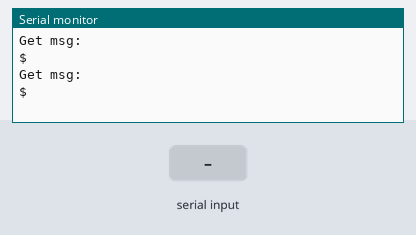
Recording of a sketch running on a simulated ESP32. On the bench: the last lines printed to the serial monitor. Inputs (shaded band) come from the test bench.

Above: at 1.8 s.
1.9 s: "1" received over the second serial link
At 2.8 s:
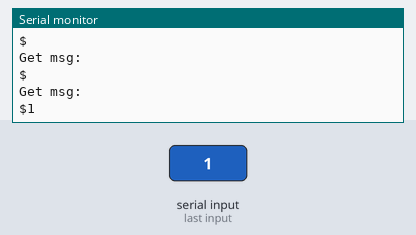
3.4 s: "0" received over the second serial link
At 4.3 s:
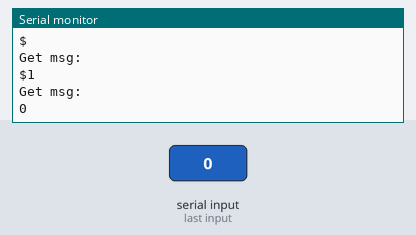
5.5 s: "2" received over the second serial link
At 7.1 s:
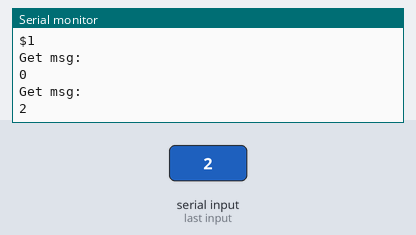

The sketch:

GPS.ino
```cpp
/*
输出解析后的坐标：121.417381287,31.028057098
*/

#include <TinyGPS++.h>
#include <SoftwareSerial.h>


//GPS接入串口2（16，17）
TinyGPSPlus gps;
// 软串口，用于NB模块的通信
SoftwareSerial mySerial(36, 33); // RX, TX

float latitude;
float longitude;
float last_latitude;
float last_longitude;
//设备ID
String name = "001";

//处理NB模块通过串口发来的信息
String get_msg(){
  String str;
  while(mySerial.available())
    {
      str += char(mySerial.read());
      delayMicroseconds(1100);;
    }

  if(str.length()!=0){
      Serial.println("Get msg: \n" + str);
  }
  return str;
}

void clear_serial(){
  while(mySerial.read()>= 0);
  while(Serial.read()>= 0);
}


void setup() {
  Serial.begin(9600);
  mySerial.begin(9600);


}


//===============================================


void loop() {
  get_msg();
  delay(1000);

  }
```

Measured:
- after the input at 1.9 s, the serial monitor: prints a new line after 0.11 s (image 1)
- after the input at 3.4 s, the serial monitor: prints a new line after 0.61 s (image 2)
- after the input at 5.5 s, the serial monitor: prints a new line after 0.51 s (image 3)
